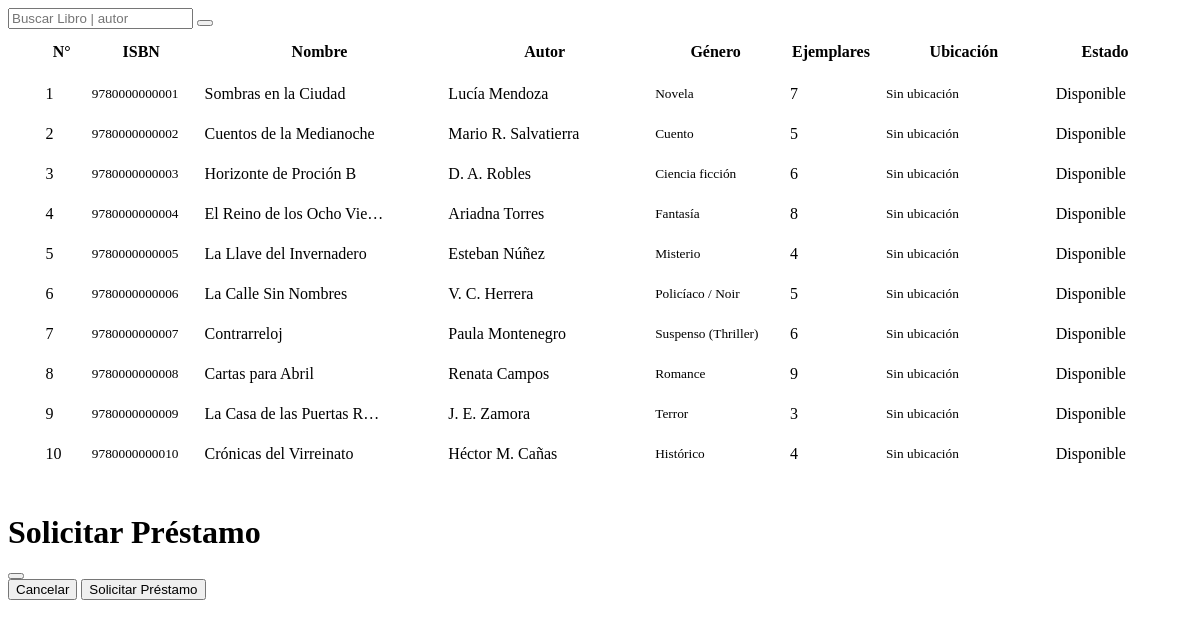
Page /views/libros/principal_docentes.php on the earlier database version.
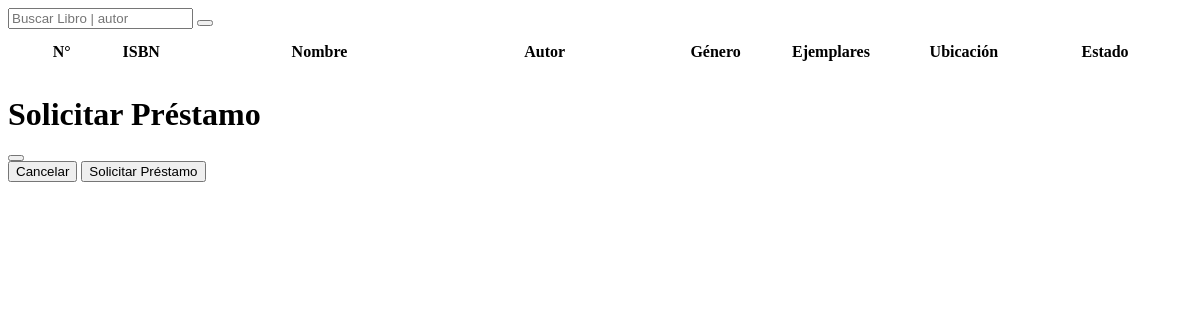
Same page on the later database version.
### tables this page shows
CREATE TABLE `libros` (
  `idlibro` int(11) NOT NULL,
  `isbn` text NOT NULL,
  `titulo` text NOT NULL,
  `autor` text NOT NULL,
  `idgenero` int(11) DEFAULT NULL,
  `ejemplares` int(11) DEFAULT NULL,
  `estado` tinyint(11) DEFAULT 1,
  `idubicacion` int(11) DEFAULT NULL
);

CREATE TABLE `generos` (
  `idgenero` int(11) NOT NULL,
  `genero` text DEFAULT NULL,
  `descripcion` text DEFAULT NULL
);

### models/funciones.php (called while the page is built, shortened)
<?php
class Procesos
{
    public function isdu($query, $accion, $params = [])
    {
        $row = [];
        $modelo = new ConexionBD();
        $conexion = $modelo->get_conexion();
        try {
            $stmt = $conexion->prepare($query);
            if ($accion == "S" || $accion == "s") {
                $stmt->execute($params);
                while ($result = $stmt->fetch(PDO::FETCH_ASSOC)) {
                    $row[] = $result;
                }
                return $row;
            } else {
                $stmt->execute($params);
                return 1;
            }
        } catch (PDOException $e) {
            return 0;
        } finally {
            $stmt = null;
            $modelo->close_conexion();
        }
    }
    public function row_data($query, $params = [])
    {
        $modelo = new ConexionBD();
        $conexion = $modelo->get_conexion();
        try {
            $stmt = $conexion->prepare($query);
            $stmt->execute($params);
            return $stmt->rowCount();
        } catch (PDOException $e) {
            return 0;
        } finally {
            $stmt = null;
            $modelo->close_conexion();
        }
    }
}

### controllers/funciones.php (called while the page is built, shortened)
<?php
function CRUD($query, $accion) {
    $consultas = new Procesos();
    $data = $consultas->isdu($query, $accion);
    return $data;
}
function CountReg($query){
    $consultas = new Procesos();
    $data = $consultas->row_data($query);
    return $data;
}

### views/libros/principal_docentes.php (the view, shortened to what this page needs)
<?php
include_once '../../models/funciones.php';
include_once '../../controllers/funciones.php';
$cont = 0;
if (isset($_REQUEST['num'])) {
    $pagina = $_REQUEST['num'];
} else {
    $pagina = 0;
}
if (isset($_REQUEST['num_reg'])) {
    $registros = $_REQUEST['num_reg'];
} else {
    $registros = 10;
}
if (!$pagina) {
    $inicio = 0;
    $pagina = 1;
} else {
    $inicio = ($pagina - 1) * $registros;
}
if (isset($_REQUEST['libro'])) {
    $libro = $_REQUEST['libro'];
    $query = "SELECT * FROM libros WHERE titulo LIKE '%$libro%' || autor LIKE '%$libro%'";
    $dataLibros = CRUD("SELECT * FROM libros WHERE titulo LIKE '%$libro%' || autor LIKE '%$libro%' LIMIT $inicio,$registros", "s");
} else {
    $query = 'SELECT * FROM libros';
    $dataLibros = CRUD("SELECT * FROM libros LIMIT $inicio,$registros", "s");
}
$num_registros = CountReg($query);
?>
<div class="table-responsive" id="PanelLibrosDocentes">
    <div style="margin: 0 auto; width: 100%;" class="barra">
        <div class="acciones">
            <div class="input-group mb-3">
                <input type="text" class="form-control" placeholder="Buscar Libro | autor" name="libro">
                <button class="btn btn-outline-secondary" type="button" id="busca-libro">
                </button>
            </div>
        </div>
    </div>
    <table class="table table-borderless table-bordered table-hover table-sm table-custom">
        <thead style="vertical-align: middle;" class="cc">
            <tr>
                <th width="4%">N°</th>
                <th width="10%">ISBN</th>
                <th class="titulo-column">Nombre</th>
                <th class="autor-column">Autor</th>
                <th width="12%">Género</th>
                <th width="8%">Ejemplares</th>
                <th class="ubicacion-column">Ubicación</th>
                <th width="10%">Estado</th>
            </tr>
        </thead>
        <tbody style="vertical-align: middle;" class="cc">
            <?php foreach ($dataLibros as $result): ?>
                <?php
                $genero = CRUD("SELECT * FROM generos WHERE idgenero='" . $result['idgenero'] . "'", "s");
                $nombreGenero = (count($genero) > 0) ? $genero[0]['genero'] : "Sin género";
                $ubicacion = CRUD("SELECT * FROM ubicaciones WHERE idubicacion='" . $result['idubicacion'] . "'", "s");
                $nombreUbicacion = (count($ubicacion) > 0) ? $ubicacion[0]['nombre'] : "Sin ubicación";
                ?>
                <tr>
                    <td><?php echo $cont += 1; ?></td>
                    <td><small><?php echo $result['isbn']; ?></small></td>
                    <td class="titulo-column" title="<?php echo $result['titulo']; ?>">
                        <div style="max-width: 180px; overflow: hidden; text-overflow: ellipsis; white-space: nowrap;">
                            <?php echo $result['titulo']; ?>
                        </div>
                    </td>
                    <td class="autor-column" title="<?php echo $result['autor']; ?>">
                        <div style="max-width: 160px; overflow: hidden; text-overflow: ellipsis; white-space: nowrap;">
                            <?php echo $result['autor']; ?>
                        </div>
                    </td>
                    <td><small><?php echo $nombreGenero; ?></small></td>
                    <td class="text-center">
                        <?php
                        $ejemplares_disponibles = isset($result['ejemplares_disponibles']) ? $result['ejemplares_disponibles'] : $result['ejemplares'];
                        echo $ejemplares_disponibles;
                        ?>
                    </td>
                    <td class="ubicacion-column"><small><?php echo $nombreUbicacion; ?></small></td>
                    <td>
                        <span class="badge <?php echo ($result['estado'] == 1) ? 'bg-success' : 'bg-danger'; ?>">
                            <?php echo ($result['estado'] == 1) ? 'Disponible' : 'No disponible'; ?>
                        </span>
                    </td>
                </tr>
            <?php endforeach ?>
        </tbody>
    </table>
    <div class="align-items-center text-center mt-3">
        <?php if ($num_registros > $registros): ?>
            <?php if ($pagina == 1): ?>
                <div class="vh">
                </div>
            <?php endif ?>
        <?php endif ?>
    </div>
    <form id="FormSolicitarPrestamo">
        <div class="modal fade" id="ModalSP" data-bs-backdrop="static" data-bs-keyboard="false" tabindex="-1" aria-labelledby="exampleModalLabel" aria-hidden="true">
            <div class="modal-dialog modal-dialog-centered">
                <div class="modal-content">
                    <div class="modal-header">
                        <h1 class="modal-title fs-5" id="exampleModalLabel">
                            Solicitar Préstamo
                        </h1>
                        <button type="button" class="btn-close" data-bs-dismiss="modal" aria-label="Close"></button>
                    </div>
                    <div class="modal-footer">
                        <button type="button" class="btn btn-danger" data-bs-dismiss="modal">Cancelar</button>
                        <button type="submit" class="btn btn-primary">Solicitar Préstamo</button>
                    </div>
                </div>
            </div>
        </div>
    </form>
</div>

### views/libros/principal_docentes.php (style rules this page uses)
.table-custom { width: 95% !important; margin: 0 auto; }
.table-custom th { white-space: nowrap; padding: 12px 8px; }
.titulo-column { min-width: 180px; max-width: 200px; }
.autor-column { min-width: 150px; max-width: 180px; }
.ubicacion-column { min-width: 120px; }
.table-custom td { padding: 10px 6px; vertical-align: middle; }

Differences in the rows shown:
removed libros: cont "1", isbn "9780000000001", titulo "Sombras en la Ciudad", autor "Lucía Mendoza", idgenero.genero "Novela", ejemplares "7", nombreUbicacion "Sin ubicación", estado "Disponible"
removed libros: cont "2", isbn "9780000000002", titulo "Cuentos de la Medianoche", autor "Mario R. Salvatierra", idgenero.genero "Cuento", ejemplares "5", nombreUbicacion "Sin ubicación", estado "Disponible"
removed libros: cont "3", isbn "9780000000003", titulo "Horizonte de Proción B", autor "D. A. Robles", idgenero.genero "Ciencia ficción", ejemplares "6", nombreUbicacion "Sin ubicación", estado "Disponible"
removed libros: cont "4", isbn "9780000000004", titulo "El Reino de los Ocho Vie…", autor "Ariadna Torres", idgenero.genero "Fantasía", ejemplares "8", nombreUbicacion "Sin ubicación", estado "Disponible"
removed libros: cont "5", isbn "9780000000005", titulo "La Llave del Invernadero", autor "Esteban Núñez", idgenero.genero "Misterio", ejemplares "4", nombreUbicacion "Sin ubicación", estado "Disponible"
removed libros: cont "6", isbn "9780000000006", titulo "La Calle Sin Nombres", autor "V. C. Herrera", idgenero.genero "Policíaco / Noir", ejemplares "5", nombreUbicacion "Sin ubicación", estado "Disponible"
removed libros: cont "7", isbn "9780000000007", titulo "Contrarreloj", autor "Paula Montenegro", idgenero.genero "Suspenso (Thriller)", ejemplares "6", nombreUbicacion "Sin ubicación", estado "Disponible"
removed libros: cont "8", isbn "9780000000008", titulo "Cartas para Abril", autor "Renata Campos", idgenero.genero "Romance", ejemplares "9", nombreUbicacion "Sin ubicación", estado "Disponible"
removed libros: cont "9", isbn "9780000000009", titulo "La Casa de las Puertas R…", autor "J. E. Zamora", idgenero.genero "Terror", ejemplares "3", nombreUbicacion "Sin ubicación", estado "Disponible"
removed libros: cont "10", isbn "9780000000010", titulo "Crónicas del Virreinato", autor "Héctor M. Cañas", idgenero.genero "Histórico", ejemplares "4", nombreUbicacion "Sin ubicación", estado "Disponible"
